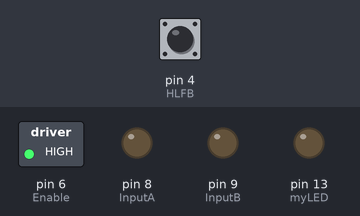
Bench run of a sketch on a simulated Arduino Uno, built with avr-gcc and run on an emulated ATmega328P. Parts: switched loads named in the sketch (green lamp = pin HIGH), output pins drawn as LEDs (lit = HIGH). The test bench sets the inputs (shaded band); at power-on: pin 4 (HLFB) HIGH.

Above: at 1.8 s.
At 4.3 s:
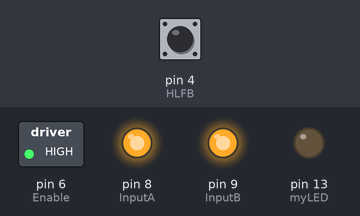
At 5.8 s:
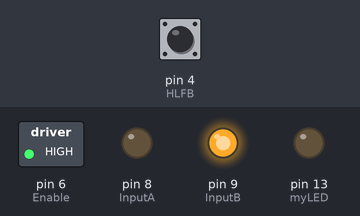
At 8.18 s:
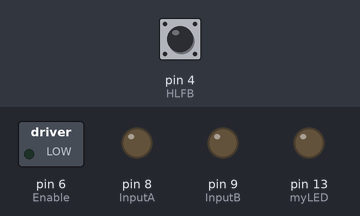
At 9.5 s:
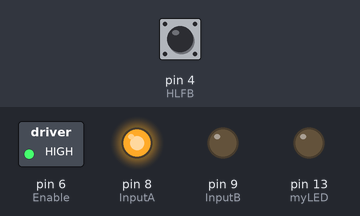
Timing chart, 0 to 10.3 s (numbered marks = the images above):
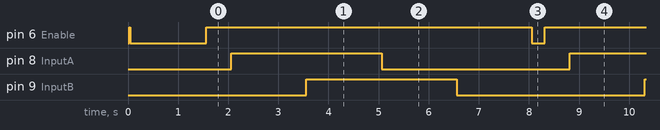

Measured:
- by itself, pin 6 (Enable): repeats every 6.8 s: HIGH 6.5 s, LOW 0.25 s
- by itself, pin 8 (InputA), pin 9 (InputB): alternates HIGH for 3.0 s and LOW for 3.8 s
- by itself, everything shown: repeats every 6.8 s, in 6 steps

The sketch:

TekTips1-MoveUpDown4Velocities.ino
```cpp
/*
  TekTips1 - program to highlight Arduino wiring to a Teknic ClearPath integrated servo motor
  Author is Abe Amirana, 7/10/2017
  Program uses a "MCVC" (Motion Control Velocity Control) ClearPath servo motor
  Operating Mode is the "Ramp Up/Down to Selected Velocity" (uses 2 input bits to control 4 velocities)
  - View operational mode video for further information on this specific Operational Mode:
  https://www.teknic.com/watch-video/#Opmode5

  TekTips Video: Wiring a ClearPath motor to an Arduino micro controller
  www.youtube.com/blahblahblah
*/

//Wire colors refer to a standard Teknic ClearPath controller cable
const int Enable = 6; // ClearPath ~enable input; +enable = BLU wire; -enable = ORN wire
const int InputA = 8; // ClearPath Input A; +InputA = WHT wire; -InputA is BRN wire
const int InputB = 9; // ClearPath Input B; +InputB = BLK wire; -InputB = YEL wire
const int HLFB = 4; // ClearPath HLFB Output; +HLFB = GRN wire; -HLFB = RED wire
const int myLED = 13; // Arduino on-board LED

int MoveTime = 1500; // desired time for ramp and constant velocity

// ============================================================================================
// put your setup code here, to run once:
void setup()
{
  pinMode(Enable, OUTPUT);
  pinMode(InputA, OUTPUT);
  pinMode(InputB, OUTPUT);
  //pinMode(HLFB, INPUT_PULLUP);
  pinMode(HLFB, INPUT);
  pinMode(myLED, OUTPUT);

  // start off by ensuring thet the motor is disabled before proceeding
  digitalWrite(Enable, LOW);
  delay(10);

  // set the two outputs to their initial states
  digitalWrite(InputA, LOW);
  digitalWrite(InputB, LOW);
  delay(10);

  // toggle ~enable, read HLFB & set on-board LEDs - this clears any safety shutdowns & activates motor's power stage
  digitalWrite(Enable, HIGH);
  delay(20);
  if (digitalRead(HLFB) == LOW) {
    digitalWrite(myLED, HIGH);
    delay(1000);
  }

  digitalWrite(Enable, LOW);
  delay(20);
  if (digitalRead(HLFB) == HIGH) {
    digitalWrite(myLED, LOW);
    delay(1500);
  }
}
// end of setup code
// ============================================================================================


// ============================================================================================
// put your main code here, to loops indefinitely:
void loop()
{
    // command to enable the motor; then wait 1 sec
    digitalWrite(Enable, HIGH);
    delay(500);

    // command to the first velocity setting
    digitalWrite(InputA, HIGH);
    digitalWrite(InputB, LOW);
    delay(MoveTime);

    // command to the second velocity setting
    digitalWrite(InputA, HIGH);
    digitalWrite(InputB, HIGH);
    delay(MoveTime);

    // command to the third velocity setting
    digitalWrite(InputA, LOW);
    digitalWrite(InputB, HIGH);
    delay(MoveTime);

    // command to the forth and final velocity setting (back to zero velocity)
    digitalWrite(InputA, LOW);
    digitalWrite(InputB, LOW);
    delay(MoveTime);

    digitalWrite(Enable, LOW);  // disables the motor, stopping further motion; then wait 1 sec
    delay(250);
}
// end of main code, will loop indefinitely:
// ============================================================================================
```
